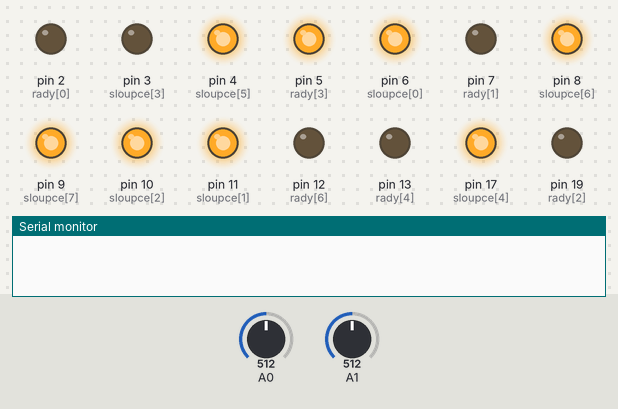
The sketch below on a simulated Arduino Uno, built with avr-gcc and run on an emulated ATmega328P. Parts: output pins drawn as LEDs (lit = HIGH), the last lines printed to the serial monitor. Inputs (shaded band) come from the test bench; at power-on: A0 = 512, A1 = 512.

Above: at 1.2 s.
1.3 s: A0 set to 578
2.8 s: A0 set to 601
At 4.0 s:
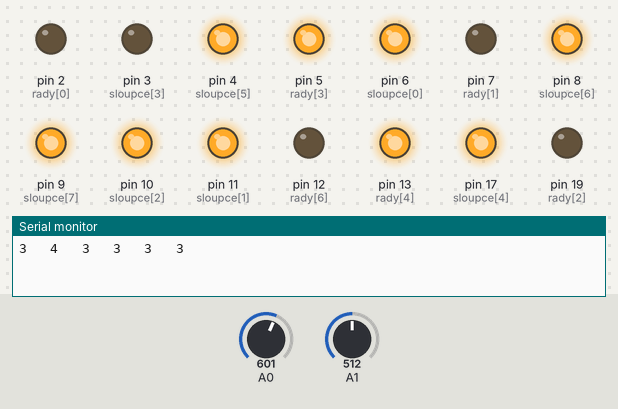
4.3 s: A1 set to 570
5.8 s: A1 set to 600
At 6.4 s:
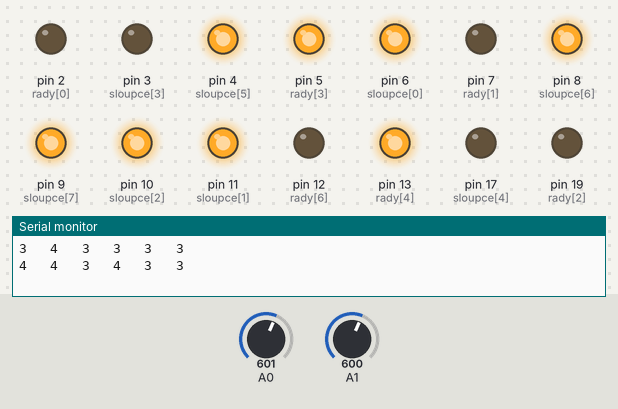
7.3 s: A1 set to 511
At 8.5 s:
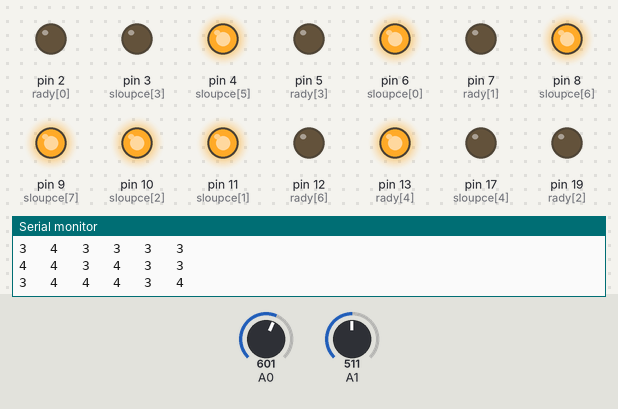
8.8 s: A0 set to 306
At 9.9 s:
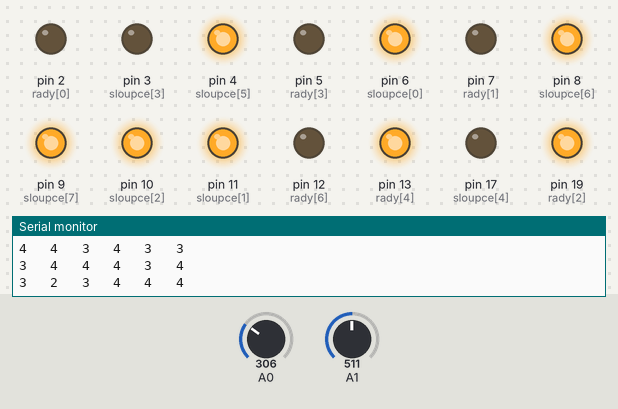
Timing chart, 0 to 11.3 s (numbered marks = the images above; inputs shaded):
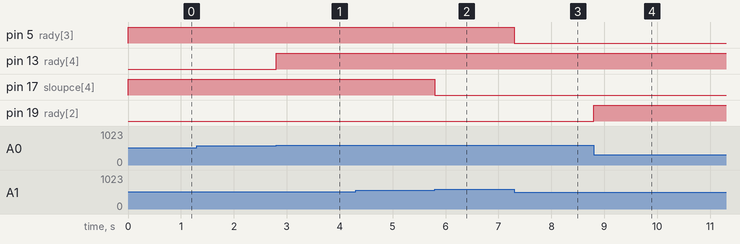

The sketch:

poleDiod.ino
```cpp
byte rady[8] = {2, 7, 19, 5, 13, 18, 12, 16};
byte sloupce[8] = {6, 11, 10, 3, 17, 4, 8, 9};
int sourX1;
int sourY1;
int sourX2;
int sourY2;
int sourX3;
int sourY3;

void setup() {

  for (byte i = 0; i <= 7; i = i + 1) {
    pinMode(rady[i], OUTPUT);
    pinMode(sloupce[i], OUTPUT);
    digitalWrite(sloupce[i], HIGH);
    digitalWrite(rady[i], LOW);
  }
  //rozsvitBod(3,3);
  // rozsvitBod(3,4);
  //rozsvitBod(5,6);
  //zhasniKolem(3,3,3,1,3,5);
  sourX1 = map(analogRead(A1), 0, 1023, 0, 7);
  sourY1 = map(analogRead(A0), 0, 1023, 0, 7);
  sourX2 = sourX1;
  sourY2 = sourY1;
  sourX3 = sourX1;
  sourY3 = sourY1;
  Serial.begin(9600);
}


void rozsvitBod(byte x, byte y) {
  for (int i = 0; i <= 7; i++) {
    if (i == x) {
      digitalWrite(sloupce[i], LOW);
    }
    if (i == y) {
      digitalWrite(rady[i], HIGH);
    }
  }
}


void zhasniKolem(byte x1, byte y1, byte x2, byte y2, byte x3, byte y3) {
  for (byte i = 0; i <= 7; i++) {
    for (byte j = 0; j <= 7; j++) {
      if ((i != y1) && (i != y2) && (i != y3)) {
        if ((j != x1) && (j != x2) && (j != x3)) {
          digitalWrite(rady[i], LOW);
          digitalWrite(sloupce[j], HIGH);
        }
      }
    }
  }
}


void loop() {
  rozsvitBod(sourX2, sourY2);
  rozsvitBod(sourX3, sourY3);
  sourX1 = map(analogRead(A1), 0, 1023, 0, 7);
  sourY1 = map(analogRead(A0), 0, 1023, 0, 7);
  if ((sourX1 != sourX2) || (sourY1 != sourY2)) {
    rozsvitBod(sourX1, sourY1);

    zhasniKolem(sourX1, sourY1, sourX2, sourY2, sourX3, sourY3);
    //delay(500);
    Serial.print(sourX1);
    Serial.print("   ");
    Serial.print(sourY1);
    Serial.print("   ");
    Serial.print(sourX2);
    Serial.print("   ");
    Serial.print(sourY2);
    Serial.print("   ");
    Serial.print(sourX3);
    Serial.print("   ");
    Serial.println(sourY3);
    sourX3 = sourX2;
    sourY3 = sourY2;
    sourX2 = sourX1;
    sourY2 = sourY1;


  }
}
```

Measured:
- the behaviour switches between 584 and 585 on A0 (found by bisection; images 0 and 1)
- the behaviour switches between 584 and 585 on A1 (found by bisection; images 1 and 2)
- after the input at 1.3 s, every drawn part: stays the same
- after the input at 2.8 s, pin 13 (rady[4]): LOW → HIGH at once
- after the input at 4.3 s, every drawn part: stays the same
- after the input at 5.8 s, pin 17 (sloupce[4]): HIGH → LOW at once
- after the input at 7.3 s, pin 5 (rady[3]): HIGH → LOW at once
- after the input at 8.8 s, pin 19 (rady[2]): LOW → HIGH at once
